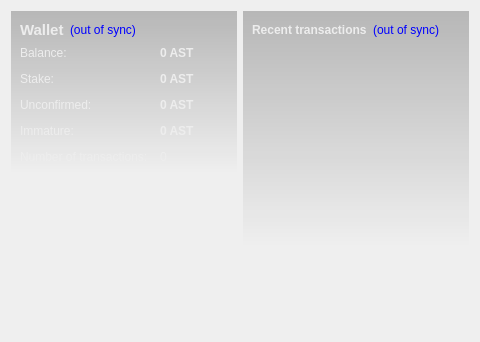
<?xml version="1.0" encoding="UTF-8"?>
<ui version="4.0">
 <class>OverviewPage</class>
 <widget class="QWidget" name="OverviewPage">
  <property name="geometry">
   <rect>
    <x>0</x>
    <y>0</y>
    <width>480</width>
    <height>342</height>
   </rect>
  </property>
  <property name="windowTitle">
   <string>Form</string>
  </property>
  <property name="styleSheet">
   <string notr="true">#OverviewPage { color: #ededed; }</string>
  </property>
  <layout class="QHBoxLayout" name="horizontalLayout" stretch="1,1">
   <item>
    <layout class="QVBoxLayout" name="verticalLayout_2">
     <item>
      <widget class="QFrame" name="frame">
       <property name="styleSheet">
        <string notr="true">#frame { background-color: qlineargradient(spread:pad, x1:0, y1:0, x2:0, y2:1, stop:0 rgba(0,0,0,60), stop:1.0 rgba(0,0,0,0)); }</string>
       </property>
       <layout class="QVBoxLayout" name="verticalLayout_4">
        <item>
         <layout class="QHBoxLayout" name="horizontalLayout_4">
          <item>
           <widget class="QLabel" name="label_5">
            <property name="font">
             <font>
              <pointsize>11</pointsize>
              <weight>75</weight>
              <bold>true</bold>
             </font>
            </property>
            <property name="styleSheet">
             <string notr="true">color: #ededed;</string>
            </property>
            <property name="text">
             <string>Wallet</string>
            </property>
           </widget>
          </item>
          <item>
           <widget class="QLabel" name="labelWalletStatus">
            <property name="toolTip">
             <string>The displayed information may be out of date. Your wallet automatically synchronizes with the Astral network after a connection is established, but this process has not completed yet.</string>
            </property>
            <property name="styleSheet">
             <string notr="true">QLabel { color: blue; }</string>
            </property>
            <property name="text">
             <string notr="true">(out of sync)</string>
            </property>
            <property name="alignment">
             <set>Qt::AlignLeading|Qt::AlignLeft|Qt::AlignVCenter</set>
            </property>
           </widget>
          </item>
          <item>
           <spacer name="horizontalSpacer_2">
            <property name="orientation">
             <enum>Qt::Horizontal</enum>
            </property>
            <property name="sizeHint" stdset="0">
             <size>
              <width>40</width>
              <height>20</height>
             </size>
            </property>
           </spacer>
          </item>
         </layout>
        </item>
        <item>
         <layout class="QFormLayout" name="formLayout_2">
          <property name="fieldGrowthPolicy">
           <enum>QFormLayout::AllNonFixedFieldsGrow</enum>
          </property>
          <property name="horizontalSpacing">
           <number>12</number>
          </property>
          <property name="verticalSpacing">
           <number>12</number>
          </property>
          <item row="0" column="0">
           <widget class="QLabel" name="label">
            <property name="styleSheet">
             <string notr="true">color: #ededed;</string>
            </property>
            <property name="text">
             <string>Balance:</string>
            </property>
           </widget>
          </item>
          <item row="0" column="1">
           <widget class="QLabel" name="labelBalance">
            <property name="font">
             <font>
              <weight>75</weight>
              <bold>true</bold>
             </font>
            </property>
            <property name="cursor">
             <cursorShape>IBeamCursor</cursorShape>
            </property>
            <property name="toolTip">
             <string>Your current balance</string>
            </property>
            <property name="styleSheet">
             <string notr="true">color: #ededed;</string>
            </property>
            <property name="text">
             <string notr="true">0 AST</string>
            </property>
            <property name="textInteractionFlags">
             <set>Qt::LinksAccessibleByMouse|Qt::TextSelectableByKeyboard|Qt::TextSelectableByMouse</set>
            </property>
           </widget>
          </item>
          <item row="1" column="0">
           <widget class="QLabel" name="label_6">
            <property name="styleSheet">
             <string notr="true">color: #ededed;</string>
            </property>
            <property name="text">
             <string>Stake:</string>
            </property>
           </widget>
          </item>
          <item row="1" column="1">
           <widget class="QLabel" name="labelStake">
            <property name="font">
             <font>
              <weight>75</weight>
              <bold>true</bold>
             </font>
            </property>
            <property name="cursor">
             <cursorShape>IBeamCursor</cursorShape>
            </property>
            <property name="toolTip">
             <string>Total of coins that was staked, and do not yet count toward the current balance</string>
            </property>
            <property name="styleSheet">
             <string notr="true">color: #ededed;</string>
            </property>
            <property name="text">
             <string notr="true">0 AST</string>
            </property>
            <property name="textInteractionFlags">
             <set>Qt::LinksAccessibleByMouse|Qt::TextSelectableByKeyboard|Qt::TextSelectableByMouse</set>
            </property>
           </widget>
          </item>
          <item row="2" column="0">
           <widget class="QLabel" name="label_3">
            <property name="styleSheet">
             <string notr="true">color: #ededed;</string>
            </property>
            <property name="text">
             <string>Unconfirmed:</string>
            </property>
           </widget>
          </item>
          <item row="2" column="1">
           <widget class="QLabel" name="labelUnconfirmed">
            <property name="font">
             <font>
              <weight>75</weight>
              <bold>true</bold>
             </font>
            </property>
            <property name="cursor">
             <cursorShape>IBeamCursor</cursorShape>
            </property>
            <property name="toolTip">
             <string>Total of transactions that have yet to be confirmed, and do not yet count toward the current balance</string>
            </property>
            <property name="styleSheet">
             <string notr="true">color: #ededed;</string>
            </property>
            <property name="text">
             <string notr="true">0 AST</string>
            </property>
            <property name="textInteractionFlags">
             <set>Qt::LinksAccessibleByMouse|Qt::TextSelectableByKeyboard|Qt::TextSelectableByMouse</set>
            </property>
           </widget>
          </item>
          <item row="3" column="0">
           <widget class="QLabel" name="labelImmatureText">
            <property name="styleSheet">
             <string notr="true">color: #ededed;</string>
            </property>
            <property name="text">
             <string>Immature:</string>
            </property>
           </widget>
          </item>
          <item row="3" column="1">
           <widget class="QLabel" name="labelImmature">
            <property name="font">
             <font>
              <weight>75</weight>
              <bold>true</bold>
             </font>
            </property>
            <property name="toolTip">
             <string>Mined balance that has not yet matured</string>
            </property>
            <property name="styleSheet">
             <string notr="true">color: #ededed;</string>
            </property>
            <property name="text">
             <string notr="true">0 AST</string>
            </property>
            <property name="textInteractionFlags">
             <set>Qt::LinksAccessibleByMouse|Qt::TextSelectableByKeyboard|Qt::TextSelectableByMouse</set>
            </property>
           </widget>
          </item>
          <item row="4" column="0">
           <widget class="QLabel" name="label_2">
            <property name="styleSheet">
             <string notr="true">color: #ededed;</string>
            </property>
            <property name="text">
             <string>Number of transactions:</string>
            </property>
           </widget>
          </item>
          <item row="4" column="1">
           <widget class="QLabel" name="labelNumTransactions">
            <property name="toolTip">
             <string>Total number of transactions in wallet</string>
            </property>
            <property name="styleSheet">
             <string notr="true">color: #ededed;</string>
            </property>
            <property name="text">
             <string notr="true">0</string>
            </property>
           </widget>
          </item>
         </layout>
        </item>
       </layout>
      </widget>
     </item>
     <item>
      <spacer name="verticalSpacer">
       <property name="orientation">
        <enum>Qt::Vertical</enum>
       </property>
       <property name="sizeHint" stdset="0">
        <size>
         <width>20</width>
         <height>40</height>
        </size>
       </property>
      </spacer>
     </item>
     <item>
      <widget class="QLabel" name="label_6">
       <property name="text">
        <string/>
       </property>
       <property name="pixmap">
        <pixmap resource="../bitcoin.qrc">:/images/backg</pixmap>
       </property>
       <property name="scaledContents">
        <bool>false</bool>
       </property>
       <property name="alignment">
        <set>Qt::AlignCenter</set>
       </property>
       <property name="margin">
        <number>-2</number>
       </property>
      </widget>
     </item>
    </layout>
   </item>
   <item>
    <layout class="QVBoxLayout" name="verticalLayout_3">
     <item>
      <widget class="QFrame" name="frame_2">
       <property name="styleSheet">
        <string notr="true">#frame_2 { background-color: qlineargradient(spread:pad, x1:0, y1:0, x2:0, y2:1, stop:0 rgba(0,0,0,60), stop:1.0 rgba(0,0,0,0)); }</string>
       </property>
       <layout class="QVBoxLayout" name="verticalLayout">
        <item>
         <layout class="QHBoxLayout" name="horizontalLayout_2">
          <item>
           <widget class="QLabel" name="label_4">
            <property name="styleSheet">
             <string notr="true">color: #ededed;</string>
            </property>
            <property name="text">
             <string>&lt;b&gt;Recent transactions&lt;/b&gt;</string>
            </property>
           </widget>
          </item>
          <item>
           <widget class="QLabel" name="labelTransactionsStatus">
            <property name="toolTip">
             <string>The displayed information may be out of date. Your wallet automatically synchronizes with the Astral network after a connection is established, but this process has not completed yet.</string>
            </property>
            <property name="styleSheet">
             <string notr="true">QLabel { color: blue; }</string>
            </property>
            <property name="text">
             <string notr="true">(out of sync)</string>
            </property>
            <property name="alignment">
             <set>Qt::AlignRight|Qt::AlignTrailing|Qt::AlignVCenter</set>
            </property>
           </widget>
          </item>
          <item>
           <spacer name="horizontalSpacer">
            <property name="orientation">
             <enum>Qt::Horizontal</enum>
            </property>
            <property name="sizeHint" stdset="0">
             <size>
              <width>40</width>
              <height>20</height>
             </size>
            </property>
           </spacer>
          </item>
         </layout>
        </item>
        <item>
         <widget class="QListView" name="listTransactions">
          <property name="styleSheet">
           <string notr="true">QListView { background: transparent; }</string>
          </property>
          <property name="frameShape">
           <enum>QFrame::NoFrame</enum>
          </property>
          <property name="verticalScrollBarPolicy">
           <enum>Qt::ScrollBarAlwaysOff</enum>
          </property>
          <property name="horizontalScrollBarPolicy">
           <enum>Qt::ScrollBarAlwaysOff</enum>
          </property>
          <property name="selectionMode">
           <enum>QAbstractItemView::NoSelection</enum>
          </property>
         </widget>
        </item>
       </layout>
      </widget>
     </item>
     <item>
      <spacer name="verticalSpacer_2">
       <property name="orientation">
        <enum>Qt::Vertical</enum>
       </property>
       <property name="sizeHint" stdset="0">
        <size>
         <width>20</width>
         <height>40</height>
        </size>
       </property>
      </spacer>
     </item>
    </layout>
   </item>
  </layout>
 </widget>
 <resources>
  <include location="../bitcoin.qrc"/>
 </resources>
 <connections/>
</ui>
